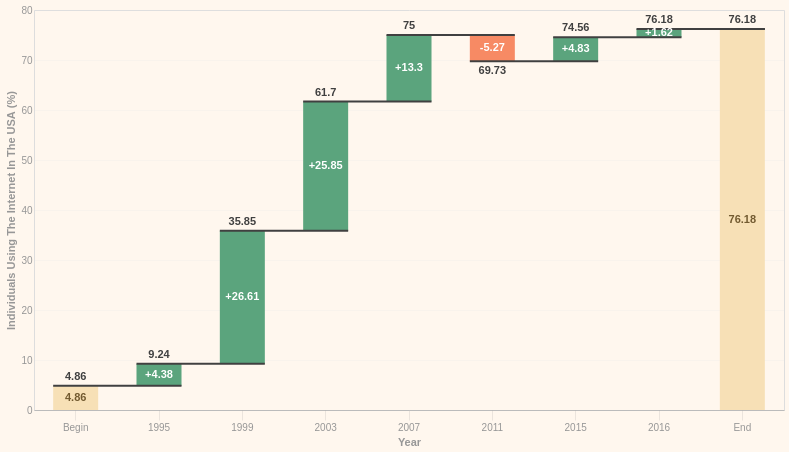

Here is the Vega-Lite specification saved for this chart:
### Vega-Lite specification from a JSON file in a GitHub repository (floating-point values rounded to 4 significant figures)
{"$schema": "https://vega.github.io/schema/vega-lite/v4.json", "data": {"values": [{"label": "Begin", "amount": 4.86}, {"label": "1995", "amount": 4.38}, {"label": "1999", "amount": 26.61}, {"label": "2003", "amount": 25.85}, {"label": "2007", "amount": 13.3}, {"label": "2011", "amount": -5.27}, {"label": "2015", "amount": 4.83}, {"label": "2016", "amount": 1.62}, {"label": "End", "amount": 0}]}, "width": 750, "height": 400, "transform": [{"window": [{"op": "sum", "field": "amount", "as": "sum"}]}, {"window": [{"op": "lead", "field": "label", "as": "lead"}]}, {"calculate": "datum.lead === null ? datum.label : datum.lead", "as": "lead"}, {"calculate": "datum.label === 'End' ? 0 : datum.sum - datum.amount", "as": "previous_sum"}, {"calculate": "datum.label === 'End' ? datum.sum : datum.amount", "as": "amount"}, {"calculate": "(datum.label !== 'Begin' && datum.label !== 'End' && datum.amount > 0 ? '+' : '') + datum.amount", "as": "text_amount"}, {"calculate": "(datum.sum + datum.previous_sum) / 2", "as": "center"}, {"calculate": "datum.sum < datum.previous_sum ? datum.sum : ''", "as": "sum_dec"}, {"calculate": "datum.sum > datum.previous_sum ? datum.sum : ''", "as": "sum_inc"}], "encoding": {"x": {"field": "label", "type": "ordinal", "sort": null, "axis": {"labelAngle": 0, "title": "Year"}}, "tooltip": [{"field": "amount", "title": "Population Number Change"}, {"field": "label", "title": "Year"}]}, "layer": [{"mark": {"type": "bar", "size": 45}, "encoding": {"y": {"field": "previous_sum", "type": "quantitative", "title": "Individuals Using The Internet In The USA (%)"}, "y2": {"field": "sum"}, "color": {"condition": [{"test": "datum.label === 'Begin' || datum.label === 'End'", "value": "#f7e0b6"}, {"test": "datum.sum < datum.previous_sum", "value": "#f78a64"}], "value": "#5ba47d"}}}, {"mark": {"type": "rule", "color": "#404040", "opacity": 1, "strokeWidth": 2, "xOffset": -22.5, "x2Offset": 22.5}, "encoding": {"x2": {"field": "lead"}, "y": {"field": "sum", "type": "quantitative"}}}, {"mark": {"type": "text", "dy": -4, "baseline": "bottom"}, "encoding": {"y": {"field": "sum_inc", "type": "quantitative"}, "text": {"field": "sum_inc", "type": "nominal"}}}, {"mark": {"type": "text", "dy": 4, "baseline": "top"}, "encoding": {"y": {"field": "sum_dec", "type": "quantitative"}, "text": {"field": "sum_dec", "type": "nominal"}}}, {"mark": {"type": "text", "fontWeight": "bold", "baseline": "middle"}, "encoding": {"y": {"field": "center", "type": "quantitative"}, "text": {"field": "text_amount", "type": "nominal"}, "color": {"condition": [{"test": "datum.label === 'Begin' || datum.label === 'End'", "value": "#725a30"}], "value": "white"}}}], "config": {"background": "rgb(255,247,238)", "arc": {"fill": "#ab5787"}, "area": {"fill": "#ab5787"}, "line": {"stroke": "#ab5787"}, "path": {"stroke": "#ab5787"}, "rect": {"fill": "#ab5787"}, "shape": {"stroke": "#ab5787"}, "symbol": {"fill": "#ab5787", "size": 30}, "axis": {"domainColor": "#979797", "domainWidth": 0.5, "gridWidth": 0.2, "labelColor": "#979797", "tickColor": "#979797", "tickWidth": 0.2, "titleColor": "#979797"}, "axisBand": {"grid": false}, "axisX": {"grid": true, "tickSize": 10}, "axisY": {"domain": false, "grid": true, "tickSize": 0}, "legend": {"labelFontSize": 11, "padding": 1, "symbolSize": 30, "symbolType": "square"}, "range": {"category": ["#ab5787", "#51b2e5", "#703c5c", "#168dd9", "#d190b6", "#00609f", "#d365ba", "#154866", "#666666", "#c4c4c4"]}, "text": {"fontWeight": "bold", "color": "#404040"}}}
